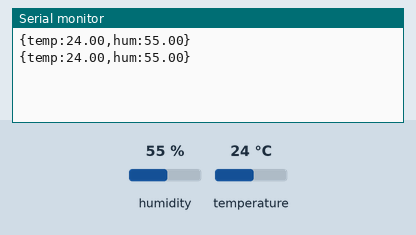
Simulated run of this sketch. Board: Arduino Uno, built with avr-gcc and run on an emulated ATmega328P. Parts: the last lines printed to the serial monitor. Inputs (shaded band) come from the test bench; at power-on: humidity 55 %, temperature 24 °C.

Above: at 3.8 s.
3.9 s: humidity set to 22 %
At 7.3 s:
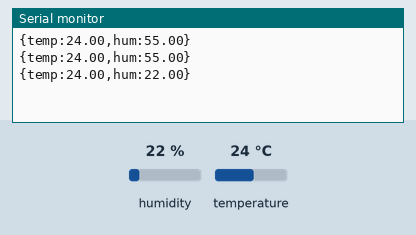
7.8 s: temperature set to 12 °C
At 9.5 s:
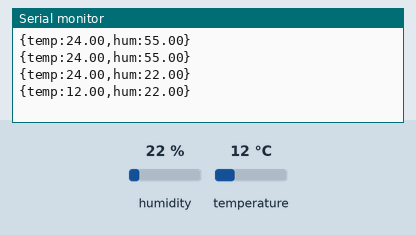
11.7 s: humidity set to 40 %
At 13.0 s:
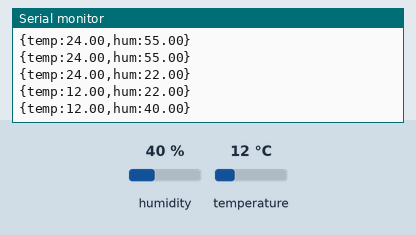
Timing chart, 0 to 14.7 s (numbered marks = the images above; inputs shaded):
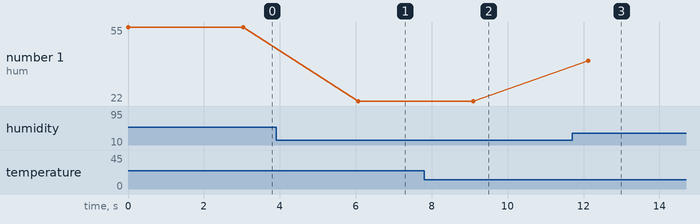

Measured:
- after the input at 3.9 s, the serial monitor: prints a new line after 2.2 s (image 1)
- after the input at 7.8 s, the serial monitor: prints a new line after 1.3 s (image 2)
- after the input at 11.7 s, the serial monitor: prints a new line after 0.43 s (image 3)
- plotted number 1: 55 → 22 after the input at 3.9 s, 22 → 40 after the input at 11.7 s

The sketch:

bluetooth_dht.ino
```cpp
#include <SoftwareSerial.h>
#include "DHT.h"

SoftwareSerial blueSerial(10, 11); // RX, TX
DHT dht(2, DHT22);

void setup() {
  Serial.begin(9600);
  blueSerial.begin(9600);

  dht.begin();
}

void loop() {
  float temperature = dht.readTemperature();
  float humidity = dht.readHumidity();

  String json = "{temp:" + String(temperature) + ",hum:" + String(humidity) + "}";
  Serial.println(json);
  blueSerial.println(json);
  delay(3000);
}
```
